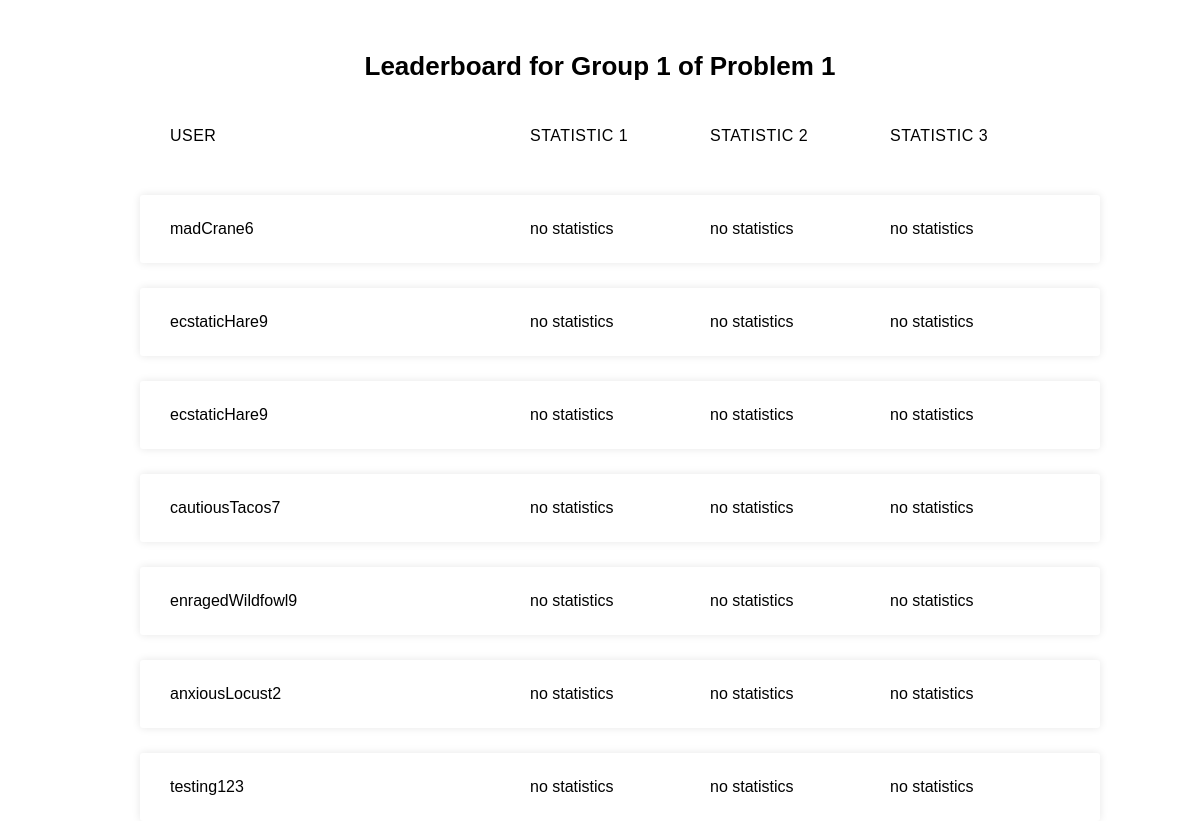
Screenshot of /challenge/submissions/H_Index/Factor_1/ with the database file from the repository.
### challenge/models.py (models this page shows, shortened)
class FactorSubmission(models.Model):
    """factor of a specific challenge"""
    verbose_name = "Factor Submission"
    id = models.UUIDField(primary_key=True, default=uuid.uuid4,
                          help_text='Unique ID for this submission')
    submission = models.ForeignKey('Submission', on_delete=models.RESTRICT,
                                   null=True)
    challenge_tag = models.ForeignKey('ChallengeTag',
                                      on_delete=models.RESTRICT,
                                      null=True)
    factor_tag = models.ForeignKey('FactorTag', on_delete=models.RESTRICT,
                                   null=True)
    time = models.CharField(max_length=10, null=True)
    response1 = models.CharField(max_length=2000, null=True)
    response2 = models.CharField(max_length=2000, null=True)

class Submission(models.Model):
    """factor submissions"""
    verbose_name = "Submission"
    id = models.UUIDField(primary_key=True, default=uuid.uuid4,
                          help_text='Unique ID for this submission')
    which_submission = models.IntegerField()
    user = models.ForeignKey('User', on_delete=models.RESTRICT,
                             null=True)

class User(models.Model):
    """submissions"""
    experience_level = models.CharField(max_length=100)
    char_name = models.CharField(max_length=20, null=True)
    id = models.UUIDField(primary_key=True, default=uuid.uuid4,
                          help_text='Unique ID for this user')
    def __str__(self):
        """of type Model"""
        return f"{self.char_name}"

### challenge/views.py (the view)
def leaderboard(request, challenge_tag, factor_tag):
    submissions_requested = FactorSubmission.objects.filter(challenge_tag__tag__exact=challenge_tag).filter(factor_tag__tag__exact=factor_tag)
    challenge_tag_to_display = {"H_Index": "Problem 1",
                                "Contains_Substring": "Problem 2",
                                "Contains_Loop": "Problem 3"}
    factor_tag_to_display = {"Factor_1": "Group 1",
                             "Factor_2": "Group 2",
                             "Factor_3": "Group 3",
                             "Factor_4": "Group 4"}
    challenge_display = challenge_tag_to_display.get(challenge_tag,
                                                     challenge_tag)
    factor_display = factor_tag_to_display.get(factor_tag,
                                               factor_tag)
    return render(request,
                  'leaderboard.html',
                  context={'submissions':submissions_requested,
                           'challenge':challenge_display,
                           'factor':factor_display})

### challenge/templates/leaderboard.html
{% extends 'challenge_generic.html' %}
{% block head %}
  {% load static %}
  <link rel="stylesheet" href="{% static 'css/styles_leaderboard.css' %}">
{% endblock %}
{% block content %}
{% if submissions %}
<div class="container">
  <h2><br>Leaderboard for {{factor}} of {{challenge}}</h2>
  <ul class="responsive-table">
    <li class="table-header">
      <div class="col col-1">User</div>
      <div class="col col-2">statistic 1</div>
      <div class="col col-3">statistic 2</div>
      <div class="col col-4">statistic 3</div>
    </li>
    {% for submission in submissions %}
    <li class="table-row">
      <div class="col col-1" data-label="Job Id">{{submission.submission.user}}</div>
      <div class="col col-2" data-label="Customer Name">no statistics</div>
      <div class="col col-3" data-label="Amount">no statistics</div>
      <div class="col col-4" data-label="Payment Status">no statistics</div>
    </li>
    {% endfor %}
  </ul>
</div>
{% else %}
<div class="center_text">
<br><br><br><br><br><br>
<p>There are no submissions yet</p>
</div>
{% endif %}
{% endblock %}

### challenge/templates/challenge_generic.html (shortened to what this page needs)
<!DOCTYPE html>
<html lang="en" class="fill">
  <head>
    {% block head %}{% endblock %}
  </head>
  <body class="fill_parent">
    <div class="fill_parent">{% block content %}{% endblock %}</div>
  </body>
</html>

### challenge/static/css/styles_leaderboard.css (style rules this page uses)
body { font-family: Arial, Helvetica, sans-serif; }
.container { max-width: 1000px; margin-left: auto; margin-right: auto; padding-left: 10px; padding-right: 10px; }
h2 { font-size: 26px; margin: 20px 0; text-align: center; }
.responsive-table li { border-radius: 3px; padding: 25px 30px; display: flex; justify-content: space-between; margin-bottom: 25px; }
.responsive-table .table-header { text-transform: uppercase; letter-spacing: 0.03em; }
.responsive-table .table-row { background-color: #ffffff; box-shadow: 0px 0px 9px 0px rgba(0, 0, 0, 0.1); }
.responsive-table .col-1 { flex-basis: 40%; }
.responsive-table .col-2 { flex-basis: 20%; }
.responsive-table .col-3 { flex-basis: 20%; }
.responsive-table .col-4 { flex-basis: 20%; }

### challenge/templates/challenge_generic.html (style rules this page uses)
.fill { height: 100vh; width: 100vw; }
.fill_parent { height: 100%; width: 100%; margin: 0; }

### rows the page displays
FactorSubmission: submission.user "madCrane6"
FactorSubmission: submission.user "ecstaticHare9"
FactorSubmission: submission.user "ecstaticHare9"
FactorSubmission: submission.user "cautiousTacos7"
FactorSubmission: submission.user "enragedWildfowl9"
FactorSubmission: submission.user "anxiousLocust2"
FactorSubmission: submission.user "testing123"

### other values shown
{{ factor }} "Group 1"
{{ challenge }} "Problem 1"
